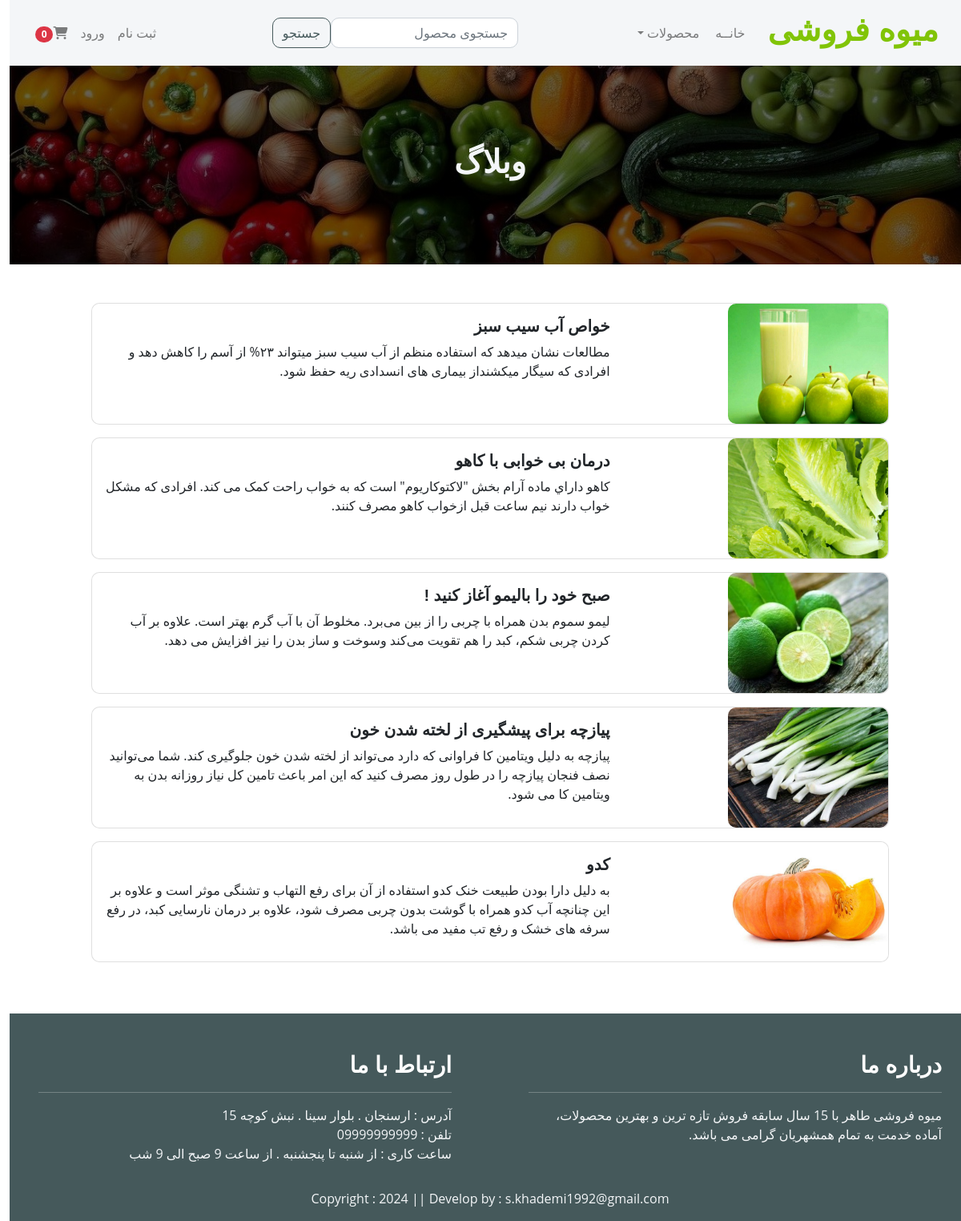
Screenshot of /blog/ with the database file from the repository.
### store/models.py (models this page shows, shortened)
class BlogPost(models.Model):
    title = models.CharField(max_length=100)
    description = models.TextField()
    image = models.ImageField(upload_to='blog')

### store/views.py (the view)
# urls.py: 2. Add a URL to urlpatterns:  path('blog/', include('blog.urls'))
def blog(request):
    blog_post = BlogPost.objects.all()
    return render(request, 'blog.html', locals())

### cart/cart.py (called while the page is built)
    def __len__(self):
        return len(self.cart)

### cart/context_processors.py (called while the page is built)
def cart(request):
    return {'cart': Cart(request)}

### store/templates/blog.html
{% extends 'base.html' %}
{% load static %}
{% block main-content %}
<div class="header py-5">
    <div class="text-center py-lg-5">
        <h1 class="text-light">وبلاگ</h1>
    </div>
</div>
<div class="py-5">
    <div class="container">
            {% for blog_post in blog_post %}
                <div class="card mb-3 mx-5">
                    <div class="row g-0">
                        <div class="col-md-4">
                            <img src="{{ blog_post.image.url }}" class="img-fluid rounded" alt="..." style="max-width: 200px;">
                        </div>
                        <div class="col-md-8">
                            <div class="card-body">
                                <h5 class="card-title">{{ blog_post.title }}</h5>
                                <p class="card-text">{{ blog_post.description }}</p>
                            </div>
                        </div>
                    </div>
                </div>
            {% endfor %}
    </div>
</div>
{% endblock main-content %}

### static/css/style.css (style rules this page uses)
* { margin: 0; padding: 0; box-sizing: border-box; }
.header { background: linear-gradient(rgba(0, 0, 0, 0.6), rgba(0, 0, 0, 0.6)), url("../image/header-pages2.jpg"); background-position: center center; width: 100%; background-repeat: no-repeat; background-size: cover; }

### rows the page displays
BlogPost: image (picture), title "خواص آب سیب سبز", description "مطالعات نشان میدهد که استفاده منظم از آب سیب سبز میتواند ۲۳% از آسم را کاهش دهد و افرادی که سیگار میکشنداز بیماری های انسدادی ریه حفظ شود."
BlogPost: image (picture), title "درمان بی خوابی با کاهو", description "كاهو داراي ماده آرام بخش \"لاکتوکاریوم\" است که به خواب راحت کمک می کند. افرادی که مشکل خواب دارند نیم ساعت قبل ازخواب کاهو مصرف کنند."
BlogPost: image (picture), title "صبح خود را بالیمو آغاز کنید !", description "لیمو سموم بدن همراه با چربی را از بین می‌برد. مخلوط آن با آب گرم بهتر است. علاوه بر آب کردن چربی شکم، کبد را هم تقویت می‌کند وسوخت و ساز بدن را نیز افزایش می دهد."
BlogPost: image (picture), title "پیازچه برای پیشگیری از لخته شدن خون", description "پیازچه به دلیل ویتامین کا فراوانی که دارد می‌تواند از لخته شدن خون جلوگیری کند. شما می‌توانید نصف فنجان پیازچه را در طول روز مصرف کنید که این امر باعث تامین کل نیاز روزانه بدن به ویتامین کا می شود."
BlogPost: image (picture), title "کدو", description "به دلیل دارا بودن طبیعت خنک کدو استفاده از آن برای رفع التهاب و تشنگی موثر است و علاوه بر این چنانچه آب کدو همراه با گوشت بدون چربی مصرف شود، علاوه بر درمان نارسایی کبد، در رفع سرفه های خشک و رفع تب مفید می باشد."
